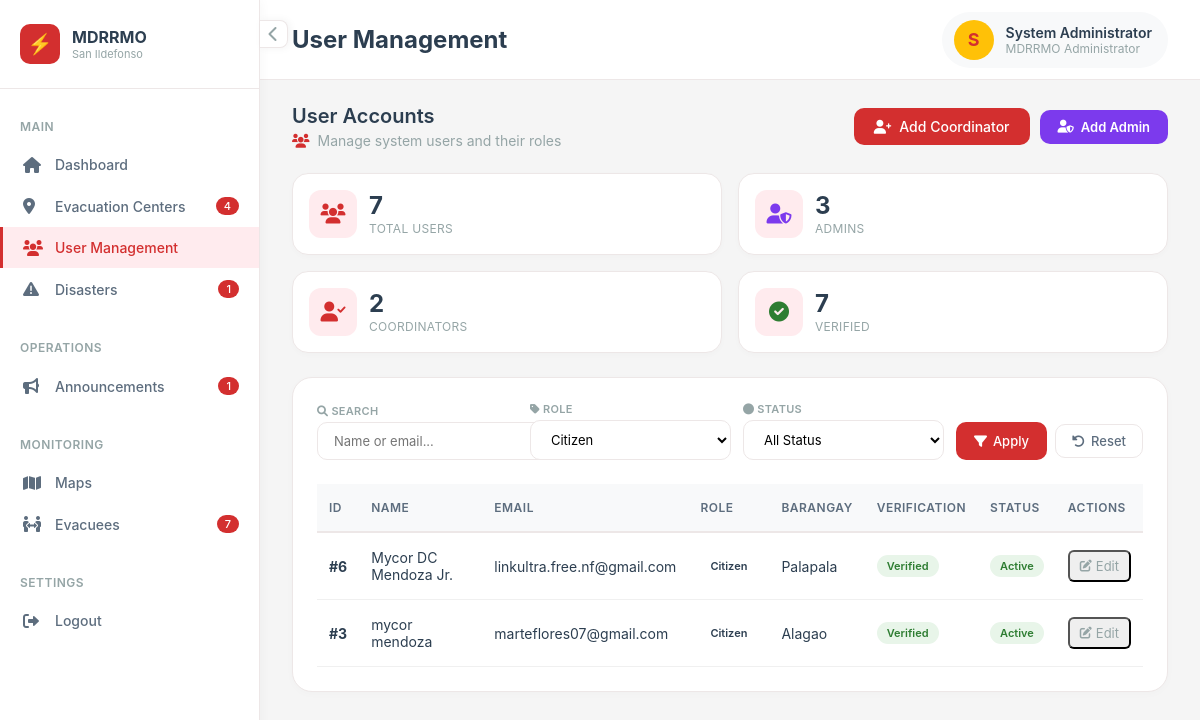
Page /admin/users.php?role_filter=citizen (signed in) on the committed database.
### tables this page shows
CREATE TABLE `users` (
  `id` int(10) UNSIGNED NOT NULL,
  `full_name` varchar(150) NOT NULL,
  `first_name` varchar(100) DEFAULT NULL,
  `middle_name` varchar(100) DEFAULT NULL,
  `last_name` varchar(100) DEFAULT NULL,
  `suffix` varchar(10) DEFAULT NULL,
  `email` varchar(150) NOT NULL,
  `contact_number` varchar(20) DEFAULT NULL,
  `password_hash` varchar(255) NOT NULL,
  `role` enum('citizen','admin','coordinator') NOT NULL DEFAULT 'citizen',
  `barangay_id` int(10) UNSIGNED NOT NULL,
  `house_number` varchar(50) NOT NULL,
  `birthday` date DEFAULT NULL,
  `sex` enum('male','female','prefer_not_to_say') DEFAULT NULL,
  `is_email_verified` tinyint(1) NOT NULL DEFAULT 0,
  `otp_code_hash` varchar(255) DEFAULT NULL,
  `otp_expires_at` datetime DEFAULT NULL,
  `device_token` varchar(255) DEFAULT NULL,
  `device_fingerprint` varchar(255) DEFAULT NULL,
  `device_registered_at` datetime DEFAULT NULL,
  `is_device_trusted` tinyint(1) NOT NULL DEFAULT 0,
  `is_active` tinyint(1) NOT NULL DEFAULT 1,
  `created_at` datetime NOT NULL DEFAULT current_timestamp(),
  `updated_at` datetime NOT NULL DEFAULT current_timestamp() ON UPDATE current_timestamp(),
  `otp_code` varchar(10) DEFAULT NULL,
  `otp_purpose` varchar(30) DEFAULT NULL
);

CREATE TABLE `barangays` (
  `id` int(10) UNSIGNED NOT NULL,
  `name` varchar(100) NOT NULL,
  `municipality` varchar(100) NOT NULL DEFAULT 'San Ildefonso',
  `province` varchar(100) NOT NULL DEFAULT 'Bulacan',
  `center_lat` decimal(10,7) DEFAULT NULL,
  `center_lng` decimal(10,7) DEFAULT NULL,
  `boundary_polygon` longtext DEFAULT NULL CHECK (json_valid(`boundary_polygon`)),
  `is_active` tinyint(1) NOT NULL DEFAULT 1
);

### admin/users.php (the view, shortened to what the rows shown need)
<?php require_once __DIR__ . '/../pages/session.php'; require_login('admin');
$pdo = db();
$user = current_user();
$perPage = 10;
$page = isset($_GET['page']) && is_numeric($_GET['page']) ? (int)$_GET['page'] : 1;
$roleFilter = isset($_GET['role_filter']) ? trim($_GET['role_filter']) : '';
$where = [];
$params = [];
if (!empty($roleFilter)) {
    $where[] = "u.role = :role";
    $params[':role'] = $roleFilter;
}
$whereClause = !empty($where) ? "WHERE " . implode(" AND ", $where) : "";
$countSql = "SELECT COUNT(*) FROM users u JOIN barangays b ON b.id = u.barangay_id $whereClause";
$stmt = $pdo->prepare($countSql);
foreach ($params as $key => $val) {
    $stmt->bindValue($key, $val);
}
$stmt->execute();
$totalRows = (int)$stmt->fetchColumn();
$offset = ($page - 1) * $perPage;
$sql = "SELECT u.id, u.full_name, u.email, u.role, u.is_active, u.is_email_verified, b.name AS barangay_name
        FROM users u
        JOIN barangays b ON b.id = u.barangay_id
        $whereClause
        ORDER BY u.id DESC
        LIMIT :limit OFFSET :offset";
$stmt = $pdo->prepare($sql);
foreach ($params as $key => $val) {
    $stmt->bindValue($key, $val);
}
$stmt->bindValue(':limit', $perPage, PDO::PARAM_INT);
$stmt->bindValue(':offset', $offset, PDO::PARAM_INT);
$stmt->execute();
$filteredUsers = $stmt->fetchAll();
$currentAdminId = (int)$user['id'];
?>
<!DOCTYPE html>
<html lang="en">
<head>
    <link rel="stylesheet" href="../asset/css/admin_user.css">
    <link rel="stylesheet" href="https://cdnjs.cloudflare.com/ajax/libs/font-awesome/6.0.0/css/all.min.css" />
</head>
<body>
    <div class="app-wrapper">
        <main class="main-content" id="mainContent">
            <div class="top-nav">
                <div class="page-title">
                    <h1>User Management</h1>
                </div>
                <div class="user-menu">
                    <div class="user-profile">
                        <div class="user-avatar">
                            <?php echo strtoupper(substr($user['full_name'] ?? 'A', 0, 1)); ?>
                        </div>
                        <div class="user-info">
                            <span class="user-name"><?php echo htmlspecialchars($user['full_name'] ?? 'Admin'); ?></span>
                            <span class="user-role">MDRRMO Administrator</span>
                        </div>
                    </div>
                </div>
            </div>
            <div class="dashboard">
                <div class="page-header">
                    <div class="page-header-left">
                        <h2>User Accounts</h2>
                    </div>
                </div>
                <div class="card">
                    <?php if (empty($filteredUsers) && $totalRows == 0): ?>
                        <div class="empty-state">
                            <i class="fas fa-users"></i>
                            <p>No users match your filters.</p>
                            <a href="users.php" class="btn-primary">Clear Filters</a>
                        </div>
                    <?php else: ?>
                        <div class="table-container">
                            <table class="table" id="usersTable">
                                <thead>
                                    <tr>
                                        <th>ID</th>
                                        <th>Name</th>
                                        <th>Email</th>
                                        <th>Role</th>
                                        <th>Barangay</th>
                                        <th>Verification</th>
                                        <th>Status</th>
                                        <th>Actions</th>
                                    </tr>
                                </thead>
                                <tbody>
                                    <?php foreach ($filteredUsers as $u):
                                        $roleClass = '';
                                        if ($u['role'] === 'admin')       $roleClass = 'role-admin';
                                        elseif ($u['role'] === 'coordinator') $roleClass = 'role-coordinator';
                                        elseif ($u['role'] === 'citizen')     $roleClass = 'role-citizen';
                                        $isSelf = ((int)$u['id'] === $currentAdminId);
                                    ?>
                                        <tr <?php echo $isSelf ? 'style="background:#FEFCE8;"' : ''; ?>>
                                            <td><strong>#<?php echo (int)$u['id']; ?></strong></td>
                                            <td>
                                                <?php echo htmlspecialchars($u['full_name']); ?>
                                            </td>
                                            <td><?php echo htmlspecialchars($u['email']); ?></td>
                                            <td>
                                                <span class="role-badge <?php echo $roleClass; ?>">
                                                    <?php echo ucfirst(htmlspecialchars($u['role'])); ?>
                                                </span>
                                            </td>
                                            <td><?php echo htmlspecialchars($u['barangay_name']); ?></td>
                                            <td>
                                                <span class="status-badge <?php echo $u['is_email_verified'] ? 'status-verified' : 'status-unverified'; ?>">
                                                    <?php echo $u['is_email_verified'] ? 'Verified' : 'Unverified'; ?>
                                                </span>
                                            </td>
                                            <td>
                                                <span class="status-badge <?php echo $u['is_active'] ? 'status-active' : 'status-inactive'; ?>">
                                                    <?php echo $u['is_active'] ? 'Active' : 'Inactive'; ?>
                                                </span>
                                            </td>
                                            <td>
                                                <button onclick="openModal(
                                                    <?php echo (int)$u['id']; ?>,
                                                    '<?php echo addslashes($u['full_name']); ?>',
                                                    '<?php echo addslashes($u['email']); ?>',
                                                    '<?php echo $u['role']; ?>',
                                                    '<?php echo $u['is_active']; ?>',
                                                    <?php echo $isSelf ? 'true' : 'false'; ?>
                                                )" class="action-btn">
                                                    <i class="fas fa-edit"></i> Edit
                                                </button>
                                            </td>
                                        </tr>
                                    <?php endforeach; ?>
                                </tbody>
                            </table>
                        </div>
                    <?php endif; ?>
                </div>
            </div>
        </main>
    </div>
</body>
</html>

### rows in the picture
users: full_name "S", full_name "System Administrator"
users: id "6", full_name "Mycor DC Mendoza Jr.", email "linkultra.free.nf@gmail.com", role "Citizen", barangay.name "Palapala", is_email_verified "Verified", is_active "Active"
users: id "3", full_name "mycor mendoza", email "marteflores07@gmail.com", role "Citizen", barangay.name "Alagao", is_email_verified "Verified", is_active "Active"

### other values in the picture
$_badgeCenters "4"
$_badgeOngoing "1"
$_badgeAnnouncements "1"
$_badgeEvacuees "7"
$totalUsers "7"
$adminCount "3"
$coordinatorCount "2"
$verifiedCount "7"
